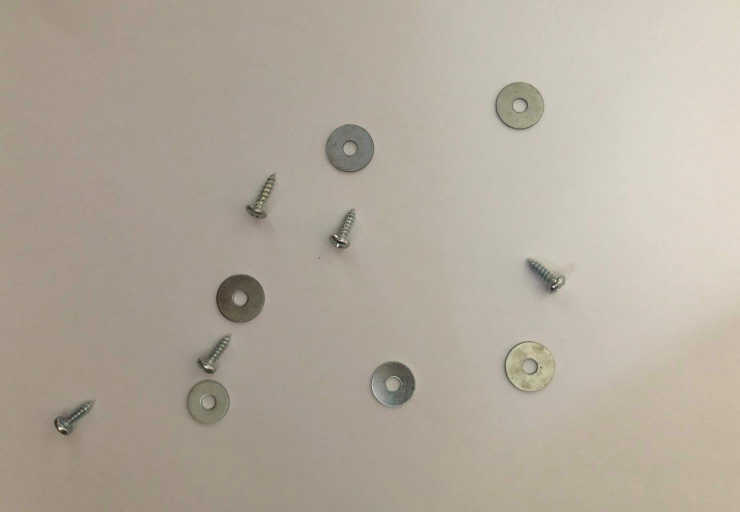
%> input picture Image Processing/Assignment_Input/IMG_01.jpg, 1480 x 1024 px (shown at 1/2 size)
$ octave --eval "result = Robust_Recognition(imread('IMG_01.jpg'));"   (GNU Octave 9; MATLAB toolbox functions it lacks are replaced by stand-ins)
%> lines starting %> are read from the running program, lines starting %| are printed output that depends on the picture; in (x1, y1, x2, y2) boxes, pixels count from 0 and x2, y2 are one past the last pixel; in counts of white or black regions, pixels touching at a corner belong together; the program's own positions count from 1
function im = Robust_Recognition(I)
%figure, imshow(I)

% Step-2: Covert image to grayscale
I_gray = rgb2gray(I);
% figure, imshow(I_gray)

% Step-3: Rescale image
I_gray = imresize(I_gray, 0.5, 'bilinear');
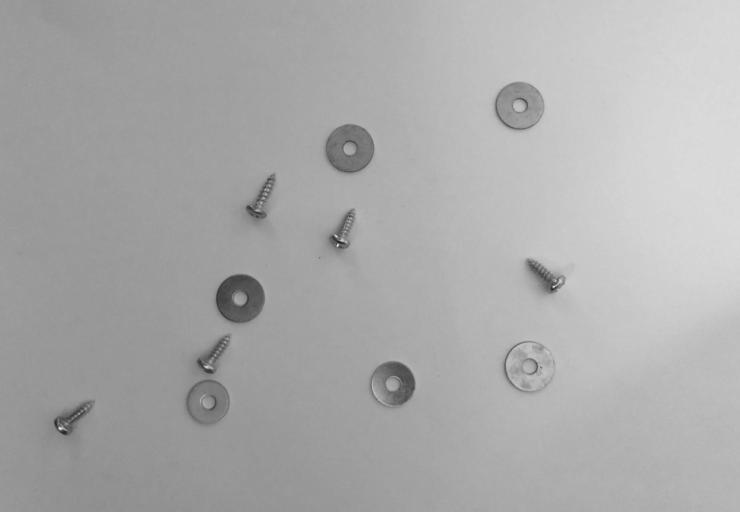
%> I_gray: size 512x740 uint8; min 38, max 237, mean 170.7
% figure, imshow(I_gray)

% Step-4: Produce histogram before enhancing
% figure, imhist(I_gray)

% Step-5: Enhance image before binarisation
%I_en = histeq(I_gray,256);
%I_en = adapthisteq(I_gray);
%I_en = imadjust(I_gray);
I_en = imadjust(I_gray,[],[],2.5);
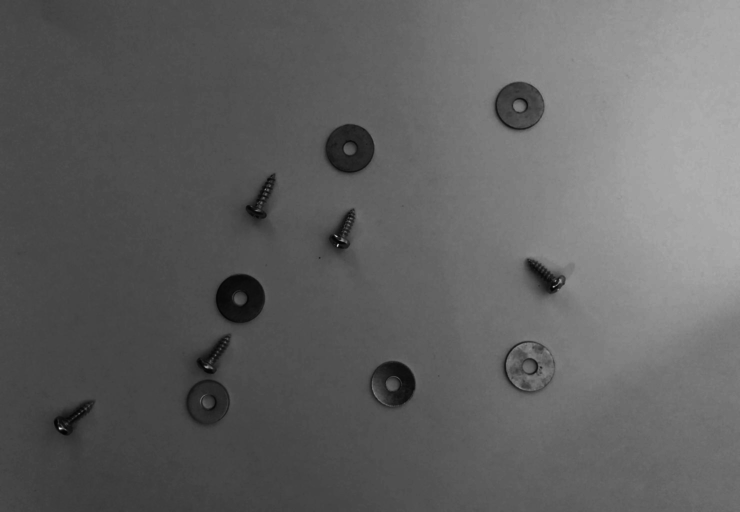
%> I_en: size 512x740 uint8; min 2, max 212, mean 96.6
I_en = adapthisteq(I_en);
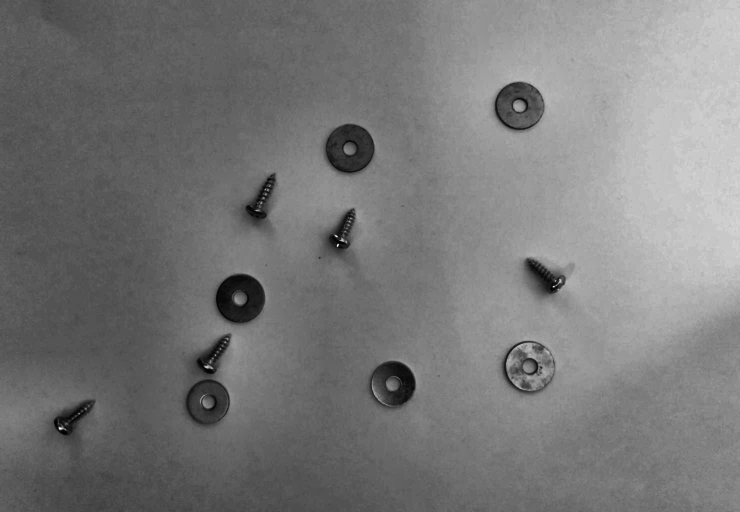
%> I_en: size 512x740 uint8; min 0, max 255, mean 120.4
%figure, imshow(I_en)

% Step-6: Histogram after enhancement
%figure, imhist(I_en)

% Step-7: Image Binarisation
I_bin = imbinarize(I_en,'adaptive','foregroundPolarity','dark','Sensitivity',0.38);
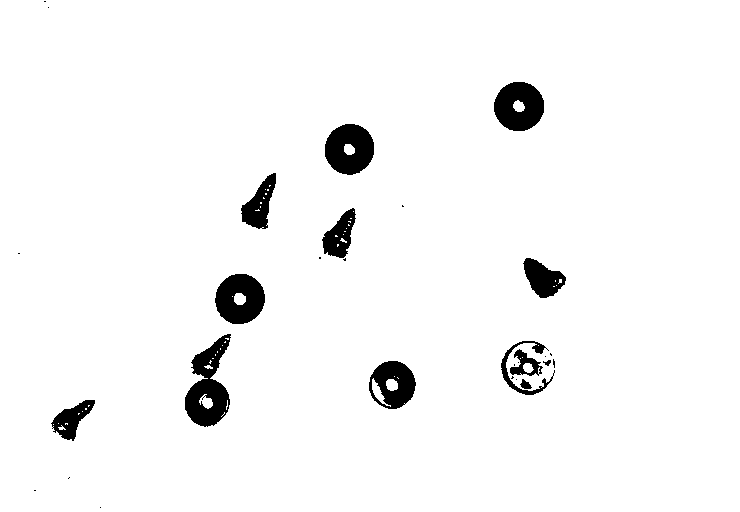
%> I_bin: size 512x740 logical; 96.3% white; 29 black regions (16 under 20 px), largest, box (x1, y1, x2, y2) and area: (185, 334, 231, 427) 2329, (325, 124, 374, 175) 1866, (215, 274, 265, 324) 1839
%figure, imshow(I_bin)

%% Task 2: Edge detection ------------------------
%bound = edge(I_bin);
bound_C = edge(I_bin,'sobel');
%> bound_C: size 512x740 logical; 0.85% white in thin lines or dots, all inside (x1, y1, x2, y2) = (17, 0, 567, 509)
% bound_P = edge(I_bin,'Prewitt');
%figure, imshow(bound_C)
%% Task 3: Simple segmentation --------------------
se = strel('disk',2);
clo = imclose(bound_C,se);
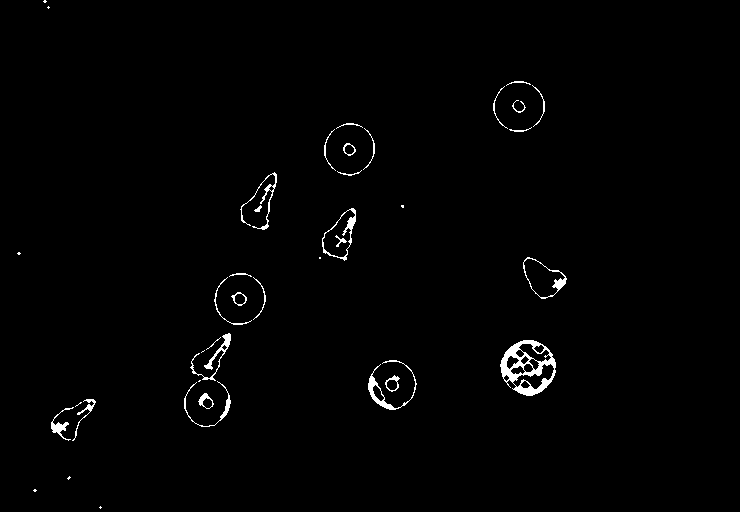
%> clo: size 512x740 logical; 1.2% white; 39 white regions (12 under 20 px), largest, box (x1, y1, x2, y2) and area: (500, 340, 556, 396) 1253, (368, 360, 417, 410) 384, (190, 333, 231, 381) 317
% figure, imshow(clo);
fill = imfill(clo,'holes');
%> fill: size 512x740 logical; 2% white; 38 white regions (12 under 20 px), largest, box (x1, y1, x2, y2) and area: (500, 340, 556, 396) 2322, (523, 257, 567, 299) 1105, (322, 208, 356, 261) 1067
% figure, imshow(fill);
se = strel('square',10);
fill = imopen(fill,se);
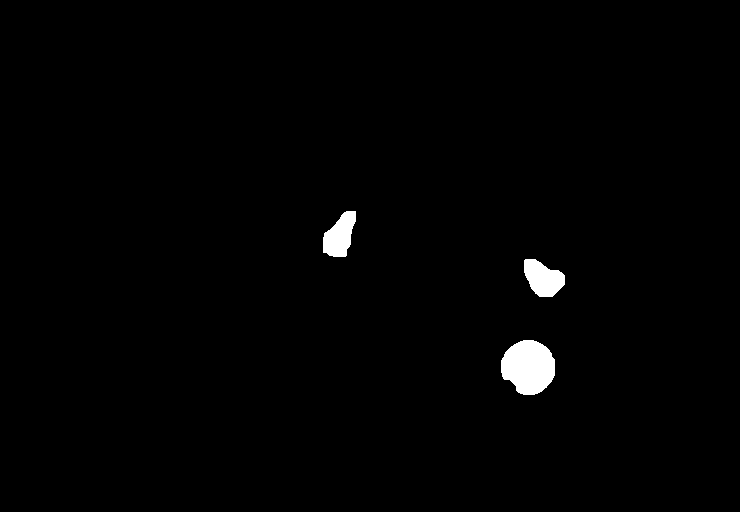
%> fill: size 512x740 logical; 1.1% white; 3 white regions, box (x1, y1, x2, y2) and area: (501, 340, 555, 395) 2278, (524, 259, 565, 297) 1065, (323, 211, 356, 257) 1007
% figure, imshow(fill)

%% Task 4: Object Recognition --------------------
%Gets the circularity and perimeter data of each object
cir = regionprops('table',fill,'Circularity');
%> cir = 3 items; Circularity: 0.729, 0.949, 0.829
per = regionprops('table',fill,'Perimeter');
%> per = 3 regions; Perimeter: 128.6, 170.6, 123.9
cc = bwconncomp(fill);
%> cc = 3 connected components

%Circles will have a circularity greater than one
%These are put in a label and convert to make their own image
i = find([cir.Circularity] >=1);
%> i = []
Wash = ismember(labelmatrix(cc),i);
%> Wash: size 512x740 logical; every value is 0
Wash = label2rgb(Wash);
%> Wash: size 512x740x3 uint8; every value is 255
Wash = imcomplement(Wash);
%> Wash: size 512x740x3 uint8; every value is 0

%Small screws will have a smaller circularity then circles and smaller
%perimeter than longer screws
i = find([cir.Circularity] <1);
%> i = [1; 2; 3]
j = find([per.Perimeter] <= 250);
%> j = [1; 2; 3]
objs = i(ismember(i,j));
%> objs = [1; 2; 3]
ss = ismember(labelmatrix(cc),objs);
ss = label2rgb(ss,'turbo');
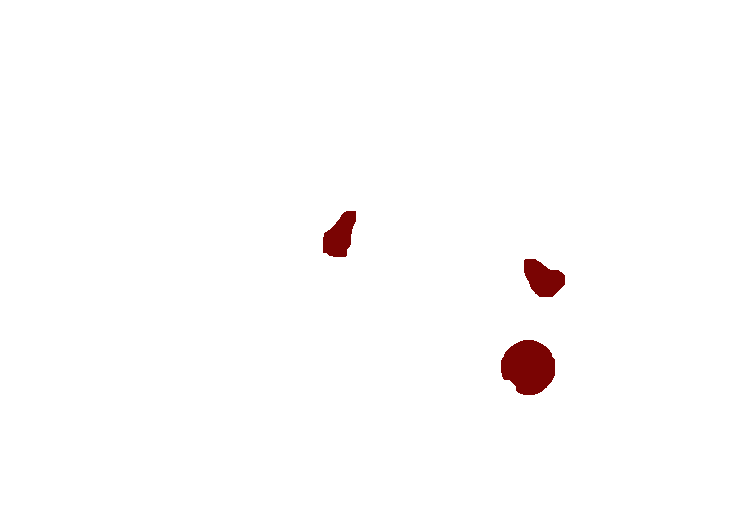
%> ss: size 512x740x3 uint8; mean R, G, B 253.5, 252.1, 252.1
ss = imcomplement(ss);

%Long screws will have a larger perimeter then any other object
j = find([per.Perimeter] > 250);
%> j = []
ls = ismember(labelmatrix(cc),j);
ls = label2rgb(ls,'winter');
ls = imcomplement(ls);

%The three images are put back together
im = ls + ss + Wash;
figure, imshow(im);

$ run again, on Image Processing/Assignment_Input/IMG_02.jpg
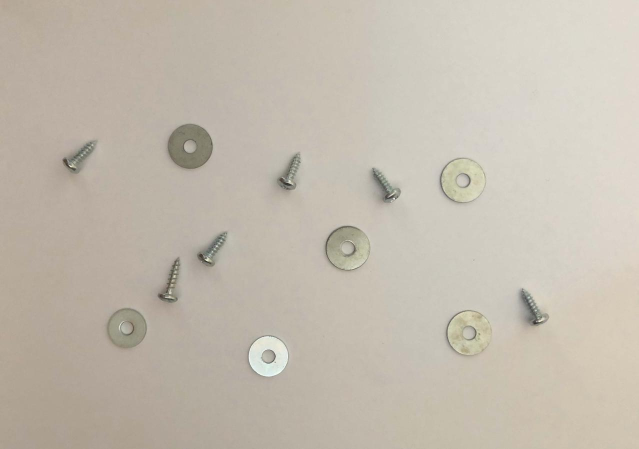
%> input picture Image Processing/Assignment_Input/IMG_02.jpg, 1277 x 898 px (shown at 1/2 size)
%> in Robust_Recognition, `I_bin = imbinarize(I_en,'adaptive','foregroundPolarity','dark','Sensit..`:
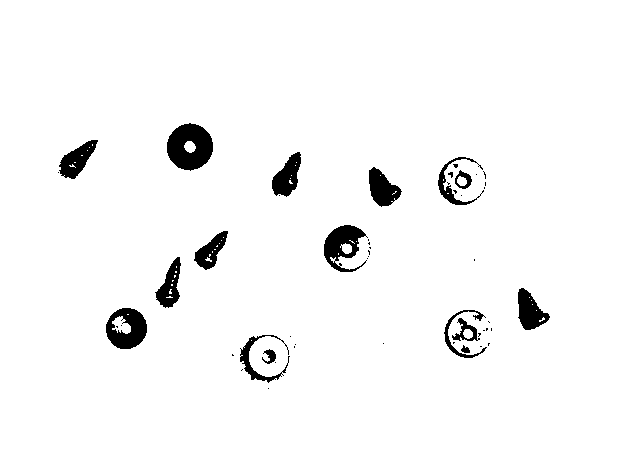
%> I_bin: size 449x639 logical; 96.5% white; 52 black regions (36 under 20 px), largest, box (x1, y1, x2, y2) and area: (167, 123, 213, 171) 1576, (106, 308, 147, 349) 1110, (324, 225, 368, 272) 1069
%> bound_C: size 449x639 logical; 1.2% white in thin lines or dots, all inside (x1, y1, x2, y2) = (57, 123, 550, 390)
%> clo: size 449x639 logical; 1.8% white; 37 white regions (17 under 20 px), largest, box (x1, y1, x2, y2) and area: (444, 309, 493, 359) 1001, (437, 156, 487, 206) 891, (323, 224, 372, 273) 628
%> cir = 7 items; Circularity: 0.902, 0.668, 0.945, 0.756, 0.996, 0.571, 0.818
%> per = 7 regions; Perimeter: 44.65, 113.1, 155.8, 112.1, 147.5, 111.3, 98.67
%> cc = 7 connected components
%> in Robust_Recognition, `i = find([cir.Circularity] >=1);`: i = []
%> in Robust_Recognition, `i = find([cir.Circularity] <1);`: i = [1; 2; 3; 4; 5; 6; 7]
%> in Robust_Recognition, `ss = imcomplement(ss);`:
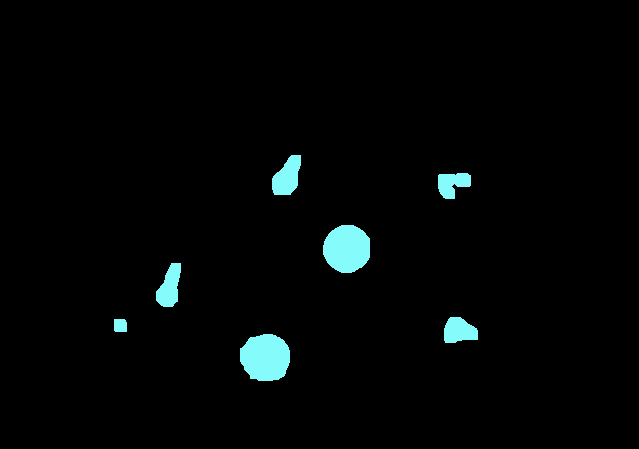
%> ss: size 449x639x3 uint8; mean R, G, B 3.1, 5.8, 5.8
%> in Robust_Recognition, `j = find([per.Perimeter] > 250);`: j = []

$ run again, on Image Processing/Assignment_Input/IMG_03.jpg
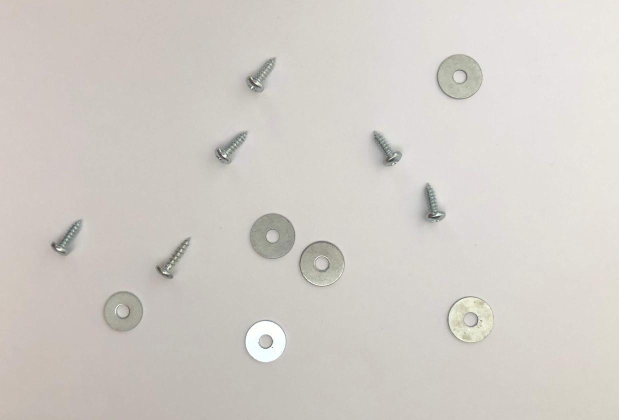
%> input picture Image Processing/Assignment_Input/IMG_03.jpg, 1238 x 840 px (shown at 1/2 size)
%> I_bin: size 420x619 logical; 95.9% white; 50 black regions (34 under 20 px), largest, box (x1, y1, x2, y2) and area: (249, 213, 295, 259) 1557, (436, 54, 483, 100) 1457, (298, 241, 345, 288) 1174
%> bound_C: size 420x619 logical; 1.3% white in thin lines or dots, all inside (x1, y1, x2, y2) = (49, 53, 495, 367)
%> clo: size 420x619 logical; 1.9% white; 31 white regions (10 under 20 px), largest, box (x1, y1, x2, y2) and area: (297, 240, 346, 288) 810, (444, 295, 495, 346) 682, (435, 57, 483, 101) 585
%> in Robust_Recognition, `fill = imopen(fill,se);`:
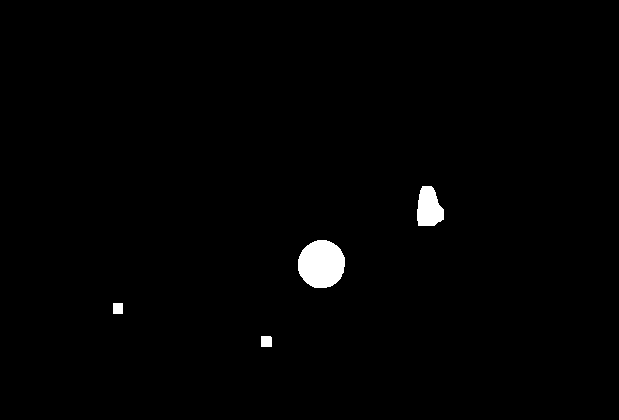
%> fill: size 420x619 logical; 1.1% white; 4 white regions, box (x1, y1, x2, y2) and area: (298, 240, 345, 288) 1793, (417, 186, 444, 226) 831, (261, 336, 272, 347) 120, (113, 303, 123, 314) 110
%> cir = 4 items; Circularity: 0.863, 0.883, 0.998, 0.8
%> per = 4 regions; Perimeter: 36.88, 38.19, 147.1, 111.1
%> cc = 4 connected components
%> in Robust_Recognition, `i = find([cir.Circularity] >=1);`: i = []
%> in Robust_Recognition, `i = find([cir.Circularity] <1);`: i = [1; 2; 3; 4]
%> in Robust_Recognition, `ss = label2rgb(ss,'turbo');`:
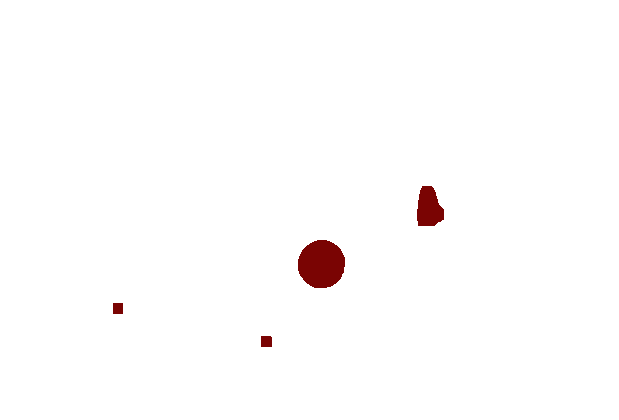
%> ss: size 420x619x3 uint8; mean R, G, B 253.5, 252.2, 252.2
%> in Robust_Recognition, `j = find([per.Perimeter] > 250);`: j = []

$ run again, on Image Processing/Assignment_Input/IMG_04.jpg
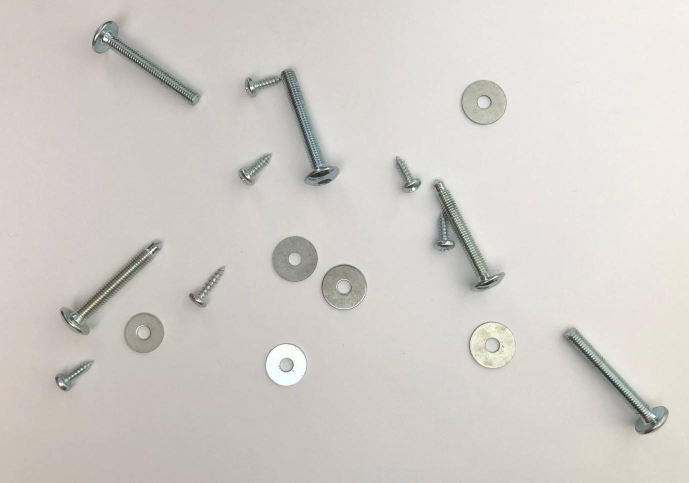
%> input picture Image Processing/Assignment_Input/IMG_04.jpg, 1377 x 966 px (shown at 1/2 size)
%> I_bin: size 483x689 logical; 92.5% white; 42 black regions (24 under 20 px), largest, box (x1, y1, x2, y2) and area: (239, 67, 340, 190) 3466, (558, 326, 669, 435) 3314, (430, 179, 505, 295) 3204
%> bound_C: size 483x689 logical; 1.7% white in thin lines or dots, all inside (x1, y1, x2, y2) = (23, 16, 670, 462)
%> clo: size 483x689 logical; 2.4% white; 55 white regions (23 under 20 px), largest, box (x1, y1, x2, y2) and area: (558, 326, 670, 436) 1085, (429, 178, 506, 295) 965, (465, 320, 515, 372) 913
%> cir = 5 items; Circularity: 0.868, 0.917, 0.863, 0.894, 0.436
%> per = 5 regions; Perimeter: 34.92, 40.82, 36.88, 53.34, 324.1
%> cc = 5 connected components
%> in Robust_Recognition, `i = find([cir.Circularity] >=1);`: i = []
%> in Robust_Recognition, `i = find([cir.Circularity] <1);`: i = [1; 2; 3; 4; 5]
%> in Robust_Recognition, `j = find([per.Perimeter] <= 250);`: j = [1; 2; 3; 4]
%> in Robust_Recognition, `j = find([per.Perimeter] > 250);`: j = 5
%> in Robust_Recognition, `ls = ismember(labelmatrix(cc),j);`:
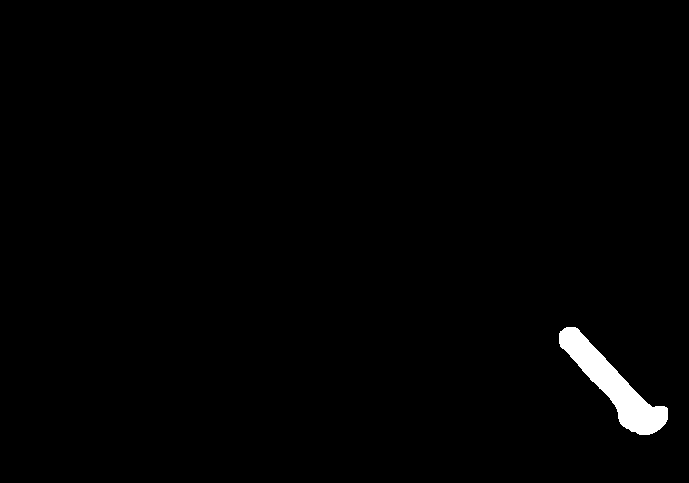
%> ls: size 483x689 logical; 1.1% white; 1 white region, box (x1, y1, x2, y2) and area: (559, 327, 668, 435) 3712
